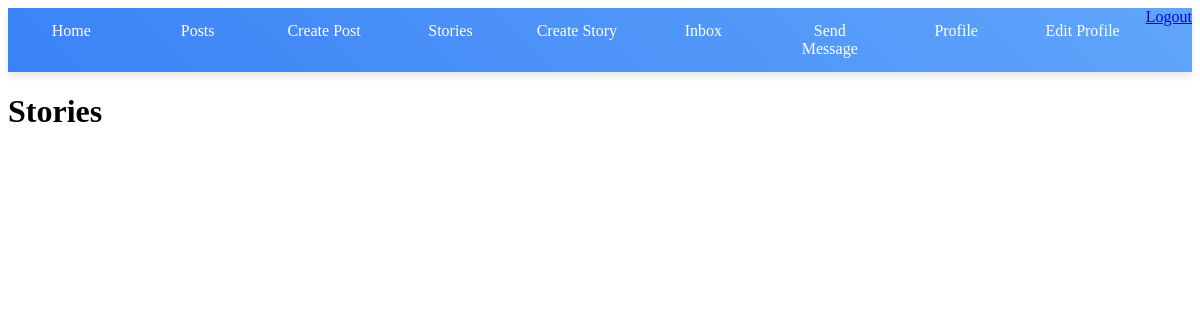
/view_stories/ (signed in), run on an earlier commit of the app's database.
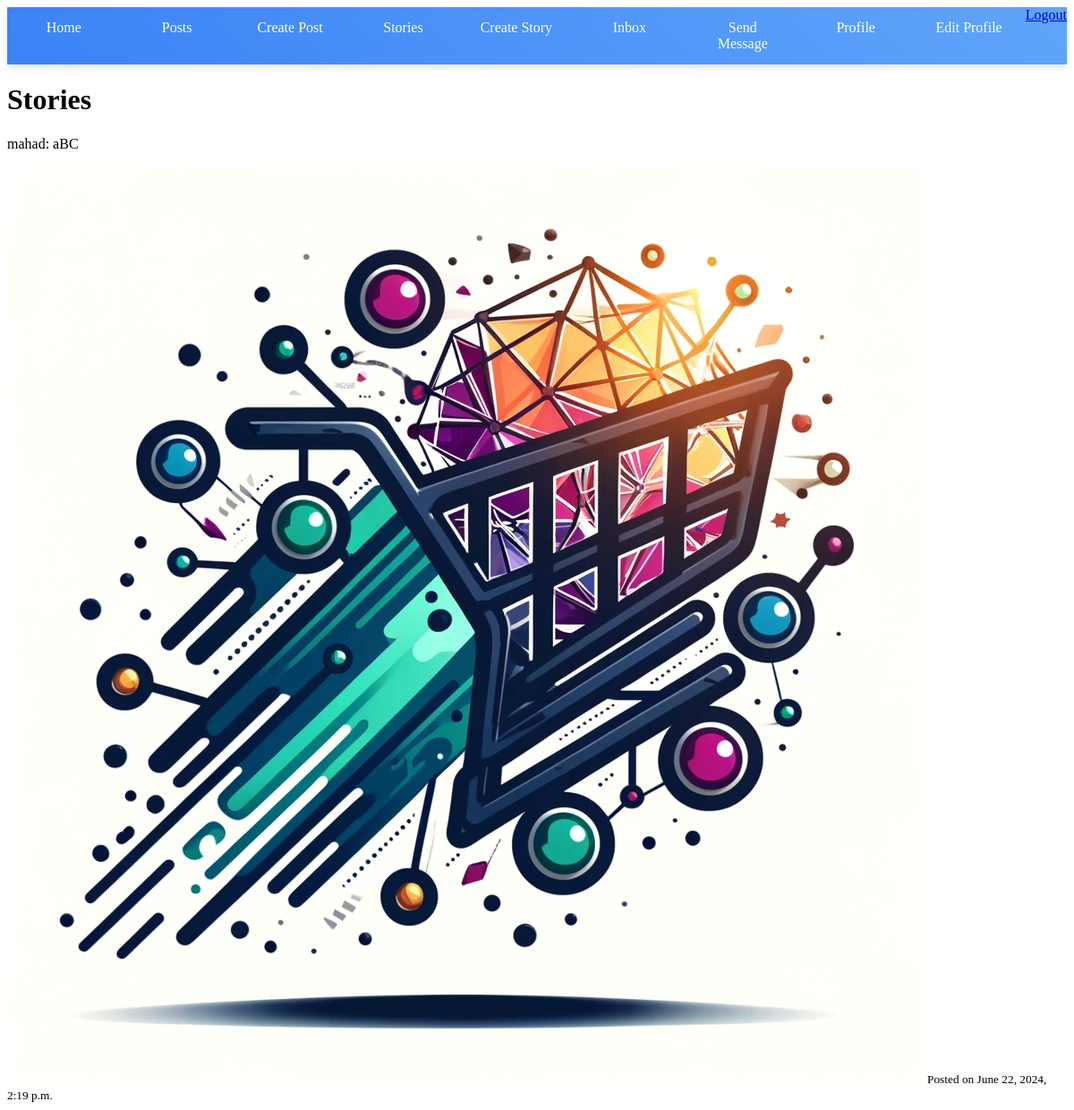
And on a later commit of the database.
### core/models.py (models this page shows, shortened)
class Story(models.Model):
    user = models.ForeignKey(User, on_delete=models.CASCADE)
    content = models.TextField(blank=True)
    image = models.ImageField(upload_to='story_images/', blank=True)
    created_at = models.DateTimeField(auto_now_add=True)
    expires_at = models.DateTimeField()

### core/views.py (the view)
# urls.py: path('view_stories/', views.view_stories, name='view_stories'),
@login_required
def view_stories(request):
    current_time = timezone.now()
    stories = Story.objects.filter(expires_at__gt=current_time).order_by('-created_at')
    return render(request, 'core/view_stories.html', {'stories': stories})

### core/templates/core/view_stories.html (shortened to what this page needs)
{% extends "core/base.html" %}
{% block content %}
<h1>Stories</h1>
{% for story in stories %}
    <div>
        <p>{{ story.user.username }}: {{ story.content }}</p>
        {% if story.image %}
            <img src="{{ story.image.url }}" alt="Story image">
        {% endif %}
        <small>Posted on {{ story.created_at }}</small>
    </div>
{% endfor %}
{% endblock %}

What changed in the data, as far as the page shows it:
added Story: user.username "mahad", content "aBC", image (picture), created_at "June 22, 2024, 2:19 p.m."
